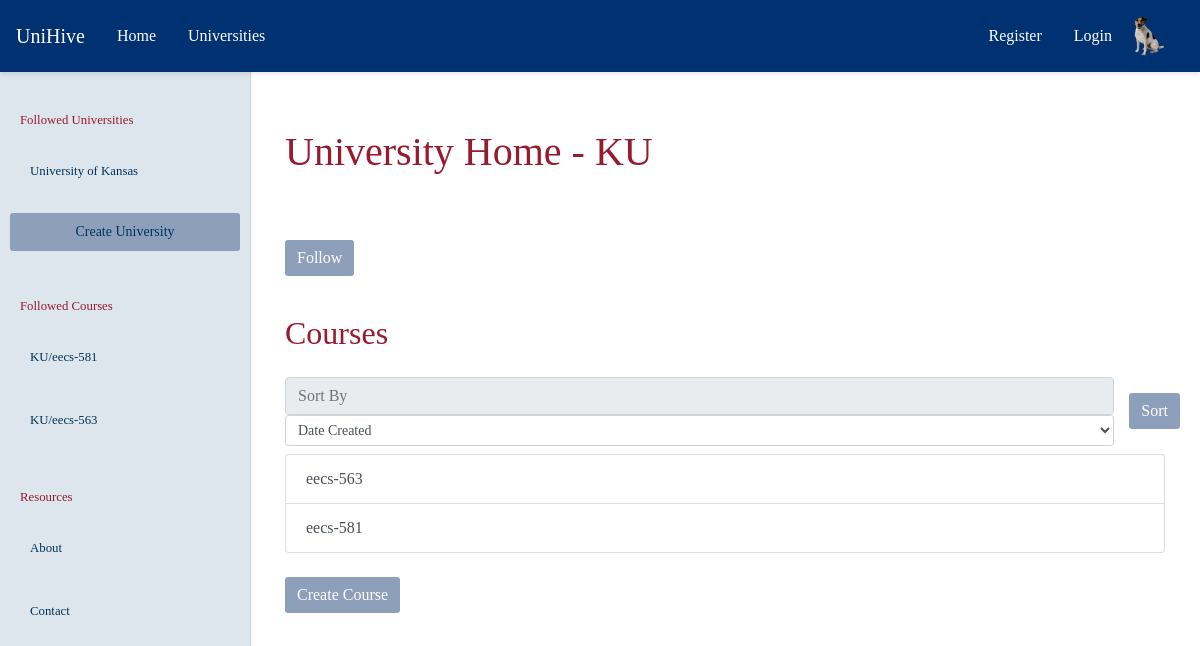
The page /u/KU on the database its author committed.
### tables this page shows
CREATE TABLE universities (
            id          INTEGER PRIMARY KEY,
            created     TIMESTAMP DEFAULT CURRENT_TIMESTAMP NOT NULL,
            name        VARCHAR UNIQUE NOT NULL,
            acronym     VARCHAR UNIQUE,
            description VARCHAR,
            logo        VARCHAR
        );

CREATE TABLE courses (
            id            INTEGER PRIMARY KEY,
            created       TIMESTAMP DEFAULT CURRENT_TIMESTAMP NOT NULL,
            name          VARCHAR NOT NULL,
            description   VARCHAR,
            course_number VARCHAR,
            department    INTEGER,
            hours         INTEGER,
            university    INTEGER NOT NULL,
            popularity_score INTEGER DEFAULT 0 
        );

### main.py (the view, shortened to what this page needs)
@app.route("/u")
@app.route("/u/<university_acro>", methods =["GET", "POST"])
def university(university_acro=None, university_name=None):
    current_university = University.get_university_by_acronym(university_acro)
    if current_university is None:
        return render_template('404.html'), 404
    return render_template('university_home.html', university = current_university)

### db.py (called while the page is built)
def query(query: str, parameters: tuple = tuple(), *, count: int = None):
    try:
        cursor = connection.cursor()               # Create a database cursor
        result = cursor.execute(query, parameters) # Execute the query safely
        connection.commit()                        # Commit the changes to DB
        if count is None:                  # If the count was not set
            return result.fetchall()       # Fetch every row in query
        if count == 1:                     # If the count was set one
            return result.fetchone()       # Fetch a single query row
        else:                              # If count was other value
            return result.fetchmany(count) # Fetch desired row amount
    except sqlite3.Error as e:
        print("[QUERY ERROR]", e)
        return False
    finally:
        cursor.close()

### department.py (called while the page is built)
    @staticmethod
    def get_department_by_id(id: int):
        params = query(
            "SELECT id, name, abbreviation, university FROM departments WHERE id = ?",
            (id,),
            count = 1
        )
        if not params: return None # Department not found
        return Department(*params) # Construct department object

### main.py (called while the page is built)
@app.context_processor
def inject_default():
    return dict(
        USERS   = USERS,
        SESSION = SESSION,
        active  = None
    )

### university.py (called while the page is built)
    @property
    def courses(self):
        from course import Course
        query_str = f"""
                SELECT id, name, description, course_number, department
                FROM courses
                WHERE university = ?
                ORDER BY {self.sort_course_type} desc;
            """
        return [Course(*params, self.id) for params in query(
           query_str,
            (self.id,)
        )]

    @staticmethod
    def get_university_by_id(id: int):
        params = query(
            "SELECT id, name, acronym, description FROM universities WHERE id = ?;",
            (id,),
            count = 1
        )
        if not params: return None # University not found
        return University(*params) # Construct university object

    @staticmethod
    def get_university_by_acronym(acronym: str):
        params = query(
            "SELECT id, name, acronym, description FROM universities WHERE acronym = ?;",
            (acronym.upper(),),
            count = 1
        )
        if not params: return None # University not found
        return University(*params) # Construct university object

### templates/university_home.html (shortened to what this page needs)
{% extends 'base.html' %} {% block sidebar_content %} {% endblock %} {% block
content_title %}University Home - {{university.acronym}}{% endblock %} {% block
content_subtitle %}
<form action="{{course}}" method="post">
  <button
    type="submit"
    class="btn btn-secondary mt-3"
    name="follow-btn"
    value="follow"
  >
    Follow
  </button>
</form>
<br />
Courses {% endblock %} {% block content_main %}
<form method="POST">
  <div class="row w-10 mb-2">
    <div class="col">
      <input
        class="form-control w-20"
        type="text"
        placeholder="Sort By"
        readonly
      />
      <select
        class="form-control form-control-sm"
        id="sort-type"
        name="sort-type"
        for="sort-type"
      >
        <option>Date Created</option>
      </select>
    </div>
    <button type="submit" class="btn btn-primary">Sort</button>
  </div>
</form>
<div class="list-group">
  {% for course in university.courses %}
  <a
    href="{{url_for('course', university_acro=university.acronym, course=course.name_combined)}}"
    class="list-group-item list-group-item-action"
    >{{course.name_combined}}</a
  >
  {% endfor %}
</div>
<a href="{{url_for('create_course')}}"
  ><button type="button" class="btn btn-dark mt-4">Create Course</button></a
>
{% endblock %}

### templates/base.html (shortened to what this page needs)
<!doctype html>
<html lang="en">
  <head>
    <link
      rel="stylesheet"
      href="https://cdn.jsdelivr.net/npm/bootstrap@4.0.0/dist/css/bootstrap.min.css"
    />
    <link rel="stylesheet" href="{{url_for('static', filename='main.css')}}" />
  </head>
  <body>
    <nav class="navbar navbar-expand-lg navbar-custom fixed-top">
      <div class="container-fluid">
        <div class="d-flex align-items-center">
          <a class="navbar-brand" href="/">UniHive</a>
          <div class="collapse navbar-collapse" id="navbarNavDropdown">
            <ul class="navbar-nav">
              <li class="nav-item">
                <a class="nav-link" href="{{ url_for('home') }}">Home</a>
              </li>
              <li class="nav-item">
                <a class="nav-link" href="#">Universities</a>
              </li>
            </ul>
          </div>
        </div>
        <div class="d-flex align-items-center">
          {% if SESSION.current_user_id %}
          <span class="text-light mr-3"
            >Logged in, {{ USERS[SESSION.current_user_id].username }}</span
          >
          <a
            href="{{ url_for('profile') }}"
            class="btn btn-outline-light btn-sm me-2"
            >Profile</a
          >
          <a
            href="{{ url_for('logout') }}"
            class="btn btn-outline-light btn-sm me-2"
            >Logout</a
          >
          <img
            src="{{ url_for('static', filename='profile_pic.jpg') }}"
            class="rounded-circle profile-img"
            alt="Profile"
          />
          {% else %}
          <a class="nav-link" href="{{ url_for('register') }}">Register</a>
          <a
            class="nav-link d-flex align-items-center gap-2"
            href="{{ url_for('login') }}"
          >
            <span>Login</span>
            <img
              src="{{ url_for('static', filename='profile_pic.jpg') }}"
              class="rounded-circle profile-img"
              alt="Default Profile"
            />
          </a>
          {% endif %}
        </div>
      </div>
    </nav>
    <div class="sidebar">
      <div class="sidebar-header">Followed Universities</div>
      {% for followed_university in
      USERS[SESSION.current_user_id].followed_universities %}
      <a
        href="{{url_for('university', university_acro=followed_university.acronym)}}"
        >{{followed_university.name}}</a
      >
      {% endfor %} {% block sidebar_content %} {% endblock %}
      <a
        href="{{url_for('create_university')}}"
        class="btn navbar-toggler btn-sm text-center"
        role="button"
        aria-disabled="true"
        >Create University</a
      >
      <div class="sidebar-header">Followed Courses</div>
      {% for followed_course in USERS[SESSION.current_user_id].followed_courses
      %}
      <a
        href="{{url_for('course', university_acro=followed_course.university.acronym, course=followed_course.name_combined)}}"
        >{{followed_course.university.acronym}}/{{followed_course.name_combined}}</a
      >
      {% endfor %}
      <div class="sidebar-header">Resources</div>
      <a href="#">About</a>
      <a href="#">Contact</a>
    </div>
    <div class="content">
      <div class="container">
        <h1 class="my-5 text-left">{% block content_title %}{% endblock %}</h1>
        <h2 class="my-4 text-left">
          {% block content_subtitle %}{% endblock %}
        </h2>
        {% block content_main %}{% endblock %}
      </div>
    </div>
  </body>
</html>

### static/main.css (style rules this page uses)
* { font-family: "PT Serif", serif; }
.sidebar { position: fixed; top: 55px; left: 0; width: 250px; height: 100vh; background-color: #dde5ed; color: #003459; padding-top: 20px; display: flex; flex-direction: column; font-size: .80em; box-shadow: 1px 1px 1px #d7d2cb; }
h1, h2, h3, h4, h5 { color: #971b2f; }
.navbar-custom { background-color: #003459; }
.btn, .navbar-toggler { border: 0; border-radius: .2em; background-color: #8e9fbc; margin: auto; color: white; }
.sidebar a { margin: 10px; border-radius: 3px; color: #003459; text-decoration: none; padding: 12px 20px; text-align: left; display: block; transition: background-color 0.3s; }
.sidebar-header { margin-top: 2em; color: #971b2f; padding: 10px 20px; }
.content { margin-left: 250px; padding: 20px; margin-top: 60px; }
.navbar { position: fixed; top: 0; left: 0; right: 0; z-index: 1030; background-color: #003171; color: white; }
.navbar-brand, .nav-link { color: white; }

### templates/base.html (style rules this page uses)
.navbar { padding: 0.5rem 1rem; box-shadow: 0 2px 4px rgba(0, 0, 0, 0.1); }
.navbar .container-fluid { padding: 0; }
.nav-link { padding: 0.5rem 1rem !important; }
.profile-img { margin-left: 1em; width: 40px; height: 40px; object-fit: cover; }
.btn-sm { padding: 0.25rem 0.5rem; font-size: 0.875rem; }

### rows shown on the page
universities: name "University of Kansas", acronym "KU"
courses: university.acronym "KU", name_combined "eecs-581"
courses: university.acronym "KU", name_combined "eecs-563"
